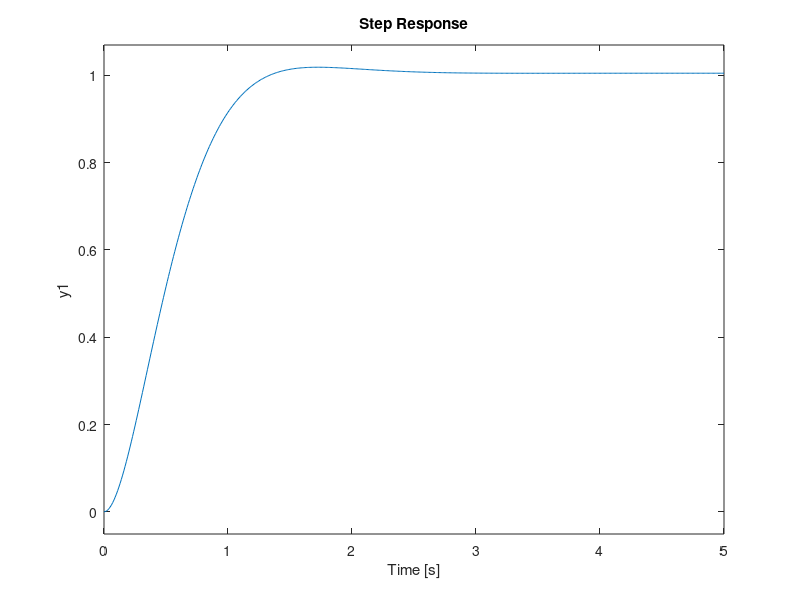

Write the MATLAB code that produced this figure.
num = 0.2884; den =[1 0 0];
g = tf(num, den);
Kc = 33.25; z = 0.01; p =5;
numh = Kc*[1 z]; denh = [1 p];
h = tf(numh, denh);
n = series(h, g)
m=feedback(n,1)
t=[0 : 0.01 : 5];
step(m,t), grid